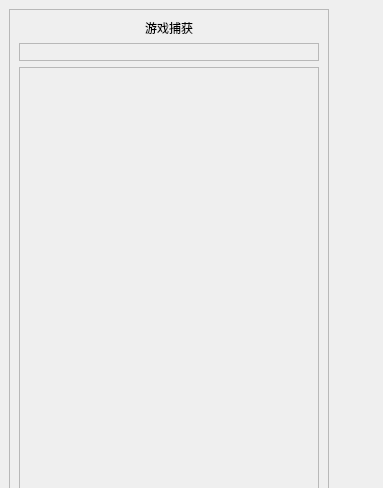
            <widget class="QWidget" name="scrollAreaWidgetContents_2">
             <property name="geometry">
              <rect>
               <x>0</x>
               <y>0</y>
               <width>383</width>
               <height>488</height>
              </rect>
             </property>
             <widget class="QFrame" name="verticalFrame">
              <property name="geometry">
               <rect>
                <x>9</x>
                <y>9</y>
                <width>320</width>
                <height>536</height>
               </rect>
              </property>
              <property name="frameShape">
               <enum>QFrame::Shape::StyledPanel</enum>
              </property>
              <layout class="QVBoxLayout" name="verticalLayout_12">
               <item>
                <widget class="QLabel" name="label_18">
                 <property name="text">
                  <string>游戏捕获</string>
                 </property>
                 <property name="alignment">
                  <set>Qt::AlignmentFlag::AlignCenter</set>
                 </property>
                </widget>
               </item>
               <item>
                <widget class="QFrame" name="frame_12">
                 <property name="minimumSize">
                  <size>
                   <width>300</width>
                   <height>18</height>
                  </size>
                 </property>
                 <property name="maximumSize">
                  <size>
                   <width>300</width>
                   <height>18</height>
                  </size>
                 </property>
                 <property name="frameShape">
                  <enum>QFrame::Shape::StyledPanel</enum>
                 </property>
                 <property name="frameShadow">
                  <enum>QFrame::Shadow::Raised</enum>
                 </property>
                 <widget class="QLabel" name="image1Label">
                  <property name="geometry">
                   <rect>
                    <x>0</x>
                    <y>0</y>
                    <width>301</width>
                    <height>16</height>
                   </rect>
                  </property>
                  <property name="text">
                   <string/>
                  </property>
                 </widget>
                </widget>
               </item>
               <item>
                <widget class="QFrame" name="frame_13">
                 <property name="minimumSize">
                  <size>
                   <width>300</width>
                   <height>471</height>
                  </size>
                 </property>
                 <property name="maximumSize">
                  <size>
                   <width>300</width>
                   <height>471</height>
                  </size>
                 </property>
                 <property name="frameShape">
                  <enum>QFrame::Shape::StyledPanel</enum>
                 </property>
                 <property name="frameShadow">
                  <enum>QFrame::Shadow::Raised</enum>
                 </property>
                 <widget class="QLabel" name="image2Label">
                  <property name="geometry">
                   <rect>
                    <x>0</x>
                    <y>0</y>
                    <width>301</width>
                    <height>471</height>
                   </rect>
                  </property>
                  <property name="text">
                   <string/>
                  </property>
                 </widget>
                </widget>
               </item>
              </layout>
             </widget>
            </widget>
